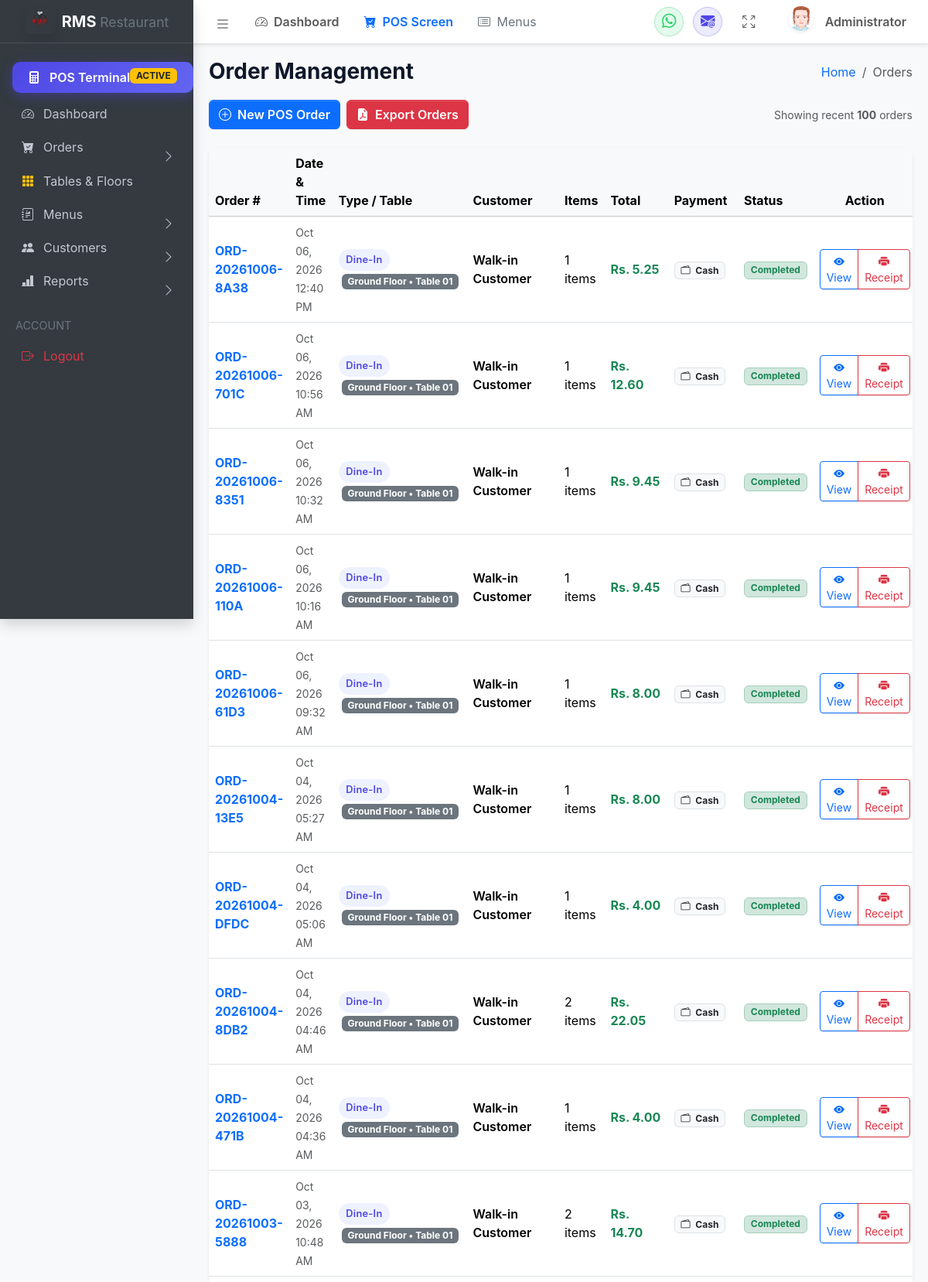
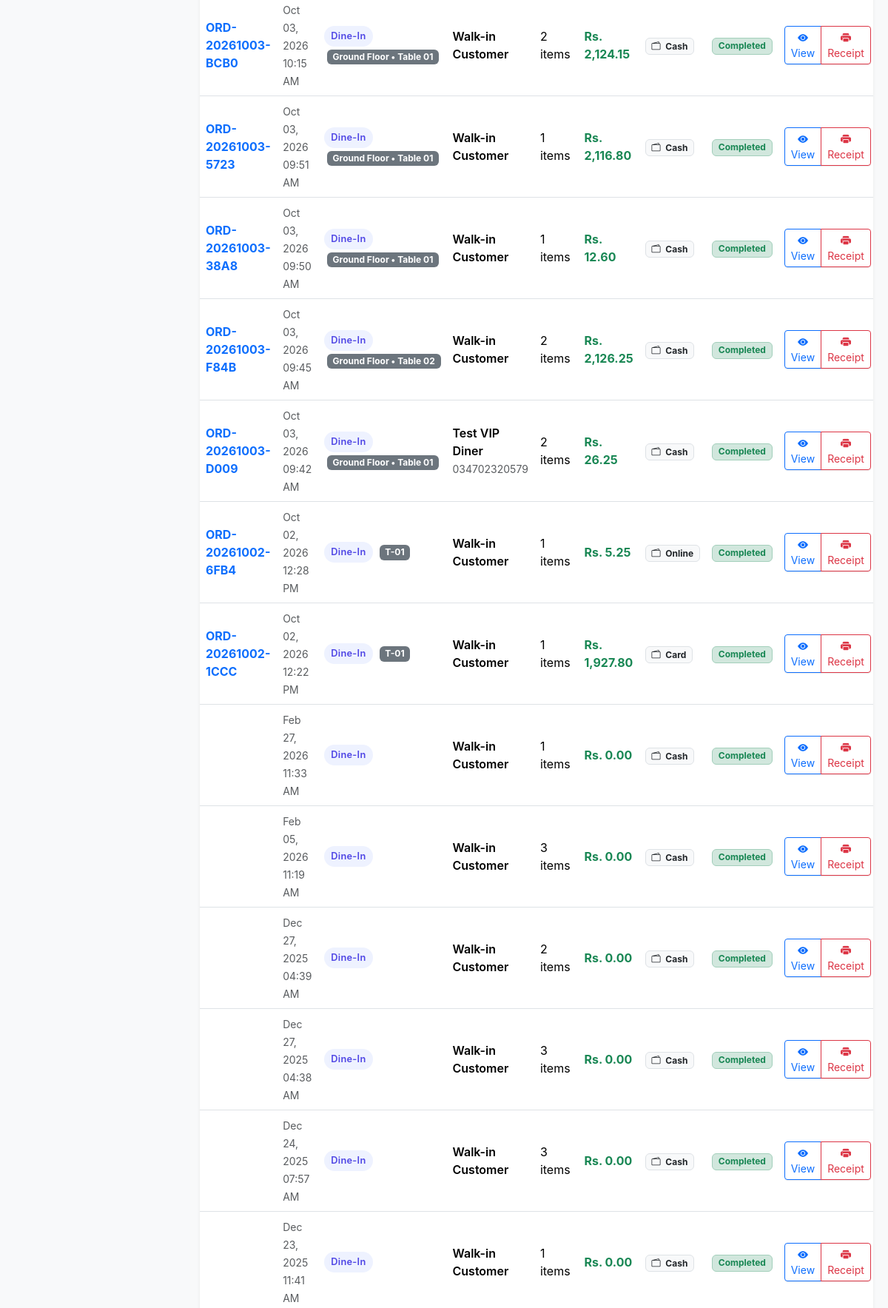
The page /views/order/manage.php (signed in, upper part) on the database its author committed (2 pictures, top to bottom).
### tables this page shows
CREATE TABLE `orders` (
  `id` int(11) NOT NULL AUTO_INCREMENT,
  `total` decimal(10,2) DEFAULT 0.00,
  `created_at` timestamp NOT NULL DEFAULT current_timestamp(),
  `status` varchar(50) DEFAULT 'Completed',
  `table_id` int(11) DEFAULT 0,
  `waiter_id` int(11) DEFAULT 0,
  `order_number` varchar(50) DEFAULT NULL,
  `customer_name` varchar(100) DEFAULT 'Walk-in Customer',
  `order_type` varchar(50) DEFAULT 'Dine-In',
  `floor_name` varchar(50) DEFAULT '',
  `payment_method` varchar(50) DEFAULT 'Cash',
  `subtotal` decimal(10,2) DEFAULT 0.00,
  `tax` decimal(10,2) DEFAULT 0.00,
  `discount` decimal(10,2) DEFAULT 0.00,
  `grand_total` decimal(10,2) DEFAULT 0.00,
  `table_no` varchar(50) DEFAULT '',
  `customer_phone` varchar(30) DEFAULT '',
  `paid_amount` decimal(10,2) DEFAULT 0.00,
  `change_amount` decimal(10,2) DEFAULT 0.00,
  `order_status` varchar(50) DEFAULT 'Completed',
  `notes` text DEFAULT NULL,
  PRIMARY KEY (`id`)
);

### views/order/manage.php (the view, shortened to what this page needs)
<?php
include_once __DIR__ . '/../../config/database.php';
include_once __DIR__ . '/../layouts/header.php';
include_once __DIR__ . '/../layouts/sidebar.php';
$orders = [];
if ($conn) {
    $conn->query("CREATE TABLE IF NOT EXISTS `orders` (
        `id` INT AUTO_INCREMENT PRIMARY KEY,
        `order_number` VARCHAR(50) UNIQUE NOT NULL,
        `order_type` VARCHAR(30) DEFAULT 'Dine-In',
        `table_no` VARCHAR(20) DEFAULT NULL,
        `customer_name` VARCHAR(100) DEFAULT 'Walk-in Customer',
        `customer_phone` VARCHAR(30) DEFAULT NULL,
        `subtotal` DECIMAL(10,2) DEFAULT 0.00,
        `tax` DECIMAL(10,2) DEFAULT 0.00,
        `discount` DECIMAL(10,2) DEFAULT 0.00,
        `grand_total` DECIMAL(10,2) NOT NULL,
        `paid_amount` DECIMAL(10,2) DEFAULT 0.00,
        `change_amount` DECIMAL(10,2) DEFAULT 0.00,
        `payment_method` VARCHAR(30) DEFAULT 'Cash',
        `order_status` VARCHAR(30) DEFAULT 'Completed',
        `notes` TEXT NULL,
        `created_at` DATETIME DEFAULT CURRENT_TIMESTAMP
    ) ENGINE=InnoDB DEFAULT CHARSET=utf8mb4 COLLATE=utf8mb4_unicode_ci;");
    $res = $conn->query("SELECT o.*, COUNT(i.id) AS item_count
                         FROM `orders` o
                         LEFT JOIN `order_items` i ON o.id = i.order_id
                         GROUP BY o.id
                         ORDER BY o.id DESC LIMIT 100");
    if ($res) {
        while ($row = $res->fetch_assoc()) {
            $orders[] = $row;
        }
    }
}
?>
<main class="app-main">
  <div class="app-content-header">
    <div class="container-fluid">
      <div class="row align-items-center">
        <div class="col-sm-6">
          <h3 class="mb-0 fw-bold">Order Management</h3>
        </div>
        <div class="col-sm-6">
          <ol class="breadcrumb float-sm-end">
            <li class="breadcrumb-item"><a href="/RMS/public/index.php">Home</a></li>
            <li class="breadcrumb-item active" aria-current="page">Orders</li>
          </ol>
        </div>
      </div>
    </div>
  </div>
  <div class="app-content">
    <div class="container-fluid">
      <div class="d-flex justify-content-between align-items-center flex-wrap gap-2 mb-4">
        <div class="d-flex gap-2">
          <a href="/RMS/views/order/new.php" class="btn btn-primary fw-semibold">
            <i class="bi bi-plus-circle me-1"></i> New POS Order
          </a>
          <a href="/RMS/views/order/print_pdf.php?format=orders_list" target="_blank" class="btn btn-danger fw-semibold">
            <i class="bi bi-file-earmark-pdf-fill me-1"></i> Export Orders
          </a>
        </div>
        <div class="text-muted small">
          Showing recent <strong><?= count($orders) ?></strong> orders
        </div>
      </div>
      <div class="card shadow-sm border-0 rounded-3">
        <div class="table-responsive">
          <table class="table table-hover align-middle mb-0">
            <thead class="table-light">
              <tr>
                <th>Order #</th>
                <th>Date & Time</th>
                <th>Type / Table</th>
                <th>Customer</th>
                <th>Items</th>
                <th>Total</th>
                <th>Payment</th>
                <th>Status</th>
                <th class="text-center">Action</th>
              </tr>
            </thead>
            <tbody>
              <?php if (count($orders) > 0): ?>
                <?php foreach ($orders as $ord): ?>
                  <tr>
                    <td class="fw-bold text-primary">
                      <?= htmlspecialchars($ord['order_number']) ?>
                    </td>
                    <td>
                      <small class="text-muted"><?= date('M d, Y h:i A', strtotime($ord['created_at'])) ?></small>
                    </td>
                    <td>
                      <span class="rms-badge rms-badge-primary">
                        <?= htmlspecialchars($ord['order_type']) ?>
                      </span>
                      <?php if (!empty($ord['floor_name']) || !empty($ord['table_no'])): ?>
                        <span class="badge bg-secondary ms-1">
                          <?= htmlspecialchars(($ord['floor_name'] ? $ord['floor_name'] . ' • ' : '') . ($ord['table_no'] ?? '')) ?>
                        </span>
                      <?php endif; ?>
                    </td>
                    <td>
                      <div class="fw-semibold"><?= htmlspecialchars($ord['customer_name']) ?></div>
                      <?php if (!empty($ord['customer_phone'])): ?>
                        <small class="text-muted"><?= htmlspecialchars($ord['customer_phone']) ?></small>
                      <?php endif; ?>
                    </td>
                    <td><?= intval($ord['item_count']) ?> items</td>
                    <td class="fw-bold text-success">
                      Rs. <?= number_format($ord['grand_total'], 2) ?>
                    </td>
                    <td>
                      <span class="badge bg-light text-dark border">
                        <i class="bi bi-wallet2 me-1"></i> <?= htmlspecialchars($ord['payment_method']) ?>
                      </span>
                    </td>
                    <td>
                      <span class="badge bg-success-subtle text-success border border-success-subtle">
                        <?= htmlspecialchars(!empty($ord['order_status']) ? $ord['order_status'] : (!empty($ord['status']) ? $ord['status'] : 'Completed')) ?>
                      </span>
                    </td>
                    <td class="text-center">
                      <div class="btn-group btn-group-sm">
                        <button type="button" class="btn btn-outline-primary view-order-details-btn" data-id="<?= $ord['id'] ?>" title="View Order Details">
                          <i class="bi bi-eye-fill"></i> View
                        </button>
                        <a href="/RMS/views/order/print_slip.php?order_id=<?= $ord['id'] ?>&format=thermal&autoprint=1" class="btn btn-outline-danger btn-direct-print" title="Print Receipt">
                          <i class="bi bi-printer-fill"></i> Receipt
                        </a>
                      </div>
                    </td>
                  </tr>
                <?php endforeach; ?>
              <?php endif; ?>
            </tbody>
          </table>
        </div>
      </div>
    </div>
  </div>
</main>
<?php include_once __DIR__ . '/../layouts/footer.php'; ?>

### public/assets/css/style.css (style rules this page uses)
:root { --rms-primary: #4f46e5; --rms-primary-hover: #4338ca; --rms-primary-light: #eef2ff; --rms-secondary: #0ea5e9; --rms-secondary-hover: #0284c7; --rms-accent: #f59e0b; --rms-success: #10b981; --rms-success-hover: #059669; --rms-danger: #ef4444; --rms-danger-hover: #dc2626; --rms-warning: #f59e0b; --rms-info: #06b6d4; --rms-bg: #f8fafc; --rms-surface: #ffffff; --rms-border: #e2e8f0; --rms-border-hover: #cbd5e1; --rms-text-main: #0f172a; --rms-text-muted: #64748b; --rms-text-light: #94a3b8; --pos-sidebar-width: 420px; --pos-header-height: 64px; --pos-card-bg: #ffffff; --pos-card-shadow: 0 4px 14px rgba(0, 0, 0, 0.04); --pos-card-hover: 0 10px 25px rgba(79, 70, 229, 0.12); --rms-shadow-sm: 0 1px 2px rgba(0, 0, 0, 0.05); --rms-shadow-md: 0 4px 12px rgba(0, 0, 0, 0.07); --rms-shadow-lg: 0 10px 25px -3px rgba(0, 0, 0, 0.1), 0 4px 6px -2px rgba(0, 0, 0, 0.05); --rms-shadow-xl: 0 20px 25px -5px rgba(0, 0, 0, 0.1), 0 10px 10px -5px rgba(0, 0, 0, 0.04); --rms-radius-sm: 6px; --rms-radius-md: 10px; --rms-radius-lg: 16px; --rms-radius-xl: 24px; --rms-radius-full: 9999px; --rms-transition: all 0.2s cubic-bezier(0.4, 0, 0.2, 1); --rms-transition-bounce: all 0.3s cubic-bezier(0.34, 1.56, 0.64, 1); }
body { font-family: 'Source Sans 3', -apple-system, BlinkMacSystemFont, "Segoe UI", Roboto, "Helvetica Neue", Arial, sans-serif; color: var(--rms-text-main); background-color: var(--rms-bg); -webkit-font-smoothing: antialiased; }
.rms-badge { display: inline-flex; align-items: center; gap: 0.35rem; padding: 0.35em 0.75em; font-size: 0.8rem; font-weight: 600; border-radius: var(--rms-radius-full); letter-spacing: 0.02em; }
.rms-badge-primary { background-color: var(--rms-primary-light); color: var(--rms-primary); }

### rows shown on the page
orders: order_number "ORD-20261006-8A38", created_at "Oct 06, 2026 12:40 PM", order_type "Dine-In", floor_name+table_no "Ground Floor • Table 01", customer_name "Walk-in Customer", item_count "1", grand_total "5.25", payment_method "Cash", order_status "Completed"
orders: order_number "ORD-20261006-701C", created_at "Oct 06, 2026 10:56 AM", order_type "Dine-In", floor_name+table_no "Ground Floor • Table 01", customer_name "Walk-in Customer", item_count "1", grand_total "12.60", payment_method "Cash", order_status "Completed"
orders: order_number "ORD-20261006-8351", created_at "Oct 06, 2026 10:32 AM", order_type "Dine-In", floor_name+table_no "Ground Floor • Table 01", customer_name "Walk-in Customer", item_count "1", grand_total "9.45", payment_method "Cash", order_status "Completed"
orders: order_number "ORD-20261006-110A", created_at "Oct 06, 2026 10:16 AM", order_type "Dine-In", floor_name+table_no "Ground Floor • Table 01", customer_name "Walk-in Customer", item_count "1", grand_total "9.45", payment_method "Cash", order_status "Completed"
orders: order_number "ORD-20261006-61D3", created_at "Oct 06, 2026 09:32 AM", order_type "Dine-In", floor_name+table_no "Ground Floor • Table 01", customer_name "Walk-in Customer", item_count "1", grand_total "8.00", payment_method "Cash", order_status "Completed"
orders: order_number "ORD-20261004-13E5", created_at "Oct 04, 2026 05:27 AM", order_type "Dine-In", floor_name+table_no "Ground Floor • Table 01", customer_name "Walk-in Customer", item_count "1", grand_total "8.00", payment_method "Cash", order_status "Completed"
orders: order_number "ORD-20261004-DFDC", created_at "Oct 04, 2026 05:06 AM", order_type "Dine-In", floor_name+table_no "Ground Floor • Table 01", customer_name "Walk-in Customer", item_count "1", grand_total "4.00", payment_method "Cash", order_status "Completed"
orders: order_number "ORD-20261004-8DB2", created_at "Oct 04, 2026 04:46 AM", order_type "Dine-In", floor_name+table_no "Ground Floor • Table 01", customer_name "Walk-in Customer", item_count "2", grand_total "22.05", payment_method "Cash", order_status "Completed"
orders: order_number "ORD-20261004-471B", created_at "Oct 04, 2026 04:36 AM", order_type "Dine-In", floor_name+table_no "Ground Floor • Table 01", customer_name "Walk-in Customer", item_count "1", grand_total "4.00", payment_method "Cash", order_status "Completed"
orders: order_number "ORD-20261003-5888", created_at "Oct 03, 2026 10:48 AM", order_type "Dine-In", floor_name+table_no "Ground Floor • Table 01", customer_name "Walk-in Customer", item_count "2", grand_total "14.70", payment_method "Cash", order_status "Completed"
orders: order_number "ORD-20261003-BCB0", created_at "Oct 03, 2026 10:15 AM", order_type "Dine-In", floor_name+table_no "Ground Floor • Table 01", customer_name "Walk-in Customer", item_count "2", grand_total "2,124.15", payment_method "Cash", order_status "Completed"
orders: order_number "ORD-20261003-5723", created_at "Oct 03, 2026 09:51 AM", order_type "Dine-In", floor_name+table_no "Ground Floor • Table 01", customer_name "Walk-in Customer", item_count "1", grand_total "2,116.80", payment_method "Cash", order_status "Completed"
orders: order_number "ORD-20261003-38A8", created_at "Oct 03, 2026 09:50 AM", order_type "Dine-In", floor_name+table_no "Ground Floor • Table 01", customer_name "Walk-in Customer", item_count "1", grand_total "12.60", payment_method "Cash", order_status "Completed"
orders: order_number "ORD-20261003-F84B", created_at "Oct 03, 2026 09:45 AM", order_type "Dine-In", floor_name+table_no "Ground Floor • Table 02", customer_name "Walk-in Customer", item_count "2", grand_total "2,126.25", payment_method "Cash", order_status "Completed"
orders: order_number "ORD-20261003-D009", created_at "Oct 03, 2026 09:42 AM", order_type "Dine-In", floor_name+table_no "Ground Floor • Table 01", customer_name "Test VIP Diner", customer_phone "034702320579", item_count "2", grand_total "26.25", payment_method "Cash", order_status "Completed"
orders: order_number "ORD-20261002-6FB4", created_at "Oct 02, 2026 12:28 PM", order_type "Dine-In", table_no "T-01", customer_name "Walk-in Customer", item_count "1", grand_total "5.25", payment_method "Online", order_status "Completed"
orders: order_number "ORD-20261002-1CCC", created_at "Oct 02, 2026 12:22 PM", order_type "Dine-In", table_no "T-01", customer_name "Walk-in Customer", item_count "1", grand_total "1,927.80", payment_method "Card", order_status "Completed"
orders: created_at "Feb 27, 2026 11:33 AM", order_type "Dine-In", customer_name "Walk-in Customer", item_count "1", grand_total "0.00", payment_method "Cash", order_status "Completed"
orders: created_at "Feb 05, 2026 11:19 AM", order_type "Dine-In", customer_name "Walk-in Customer", item_count "3", grand_total "0.00", payment_method "Cash", order_status "Completed"
orders: created_at "Dec 27, 2025 04:39 AM", order_type "Dine-In", customer_name "Walk-in Customer", item_count "2", grand_total "0.00", payment_method "Cash", order_status "Completed"
orders: created_at "Dec 27, 2025 04:38 AM", order_type "Dine-In", customer_name "Walk-in Customer", item_count "3", grand_total "0.00", payment_method "Cash", order_status "Completed"
orders: created_at "Dec 24, 2025 07:57 AM", order_type "Dine-In", customer_name "Walk-in Customer", item_count "3", grand_total "0.00", payment_method "Cash", order_status "Completed"
orders: created_at "Dec 23, 2025 11:41 AM", order_type "Dine-In", customer_name "Walk-in Customer", item_count "1", grand_total "0.00", payment_method "Cash", order_status "Completed"

### other values the page prints
$navUser "Administrator"
count($orders) "100"
